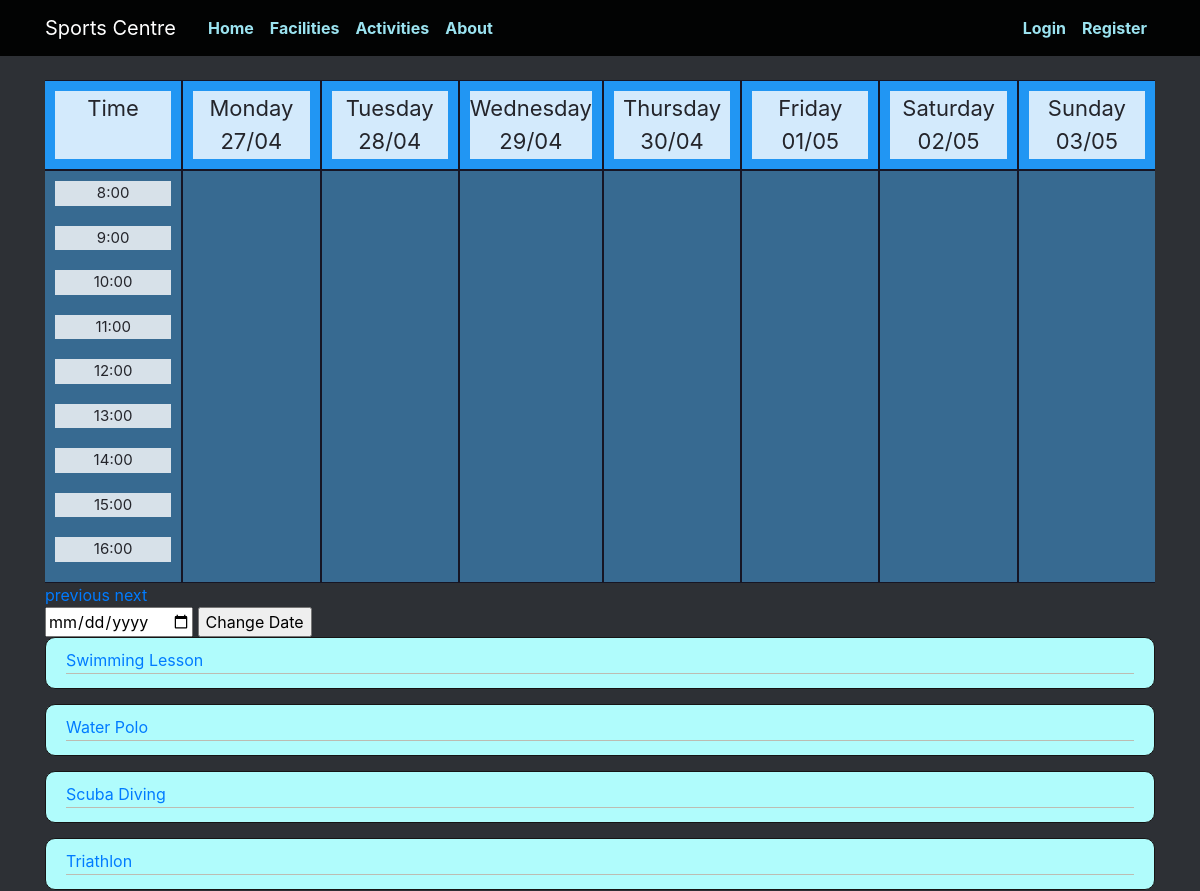
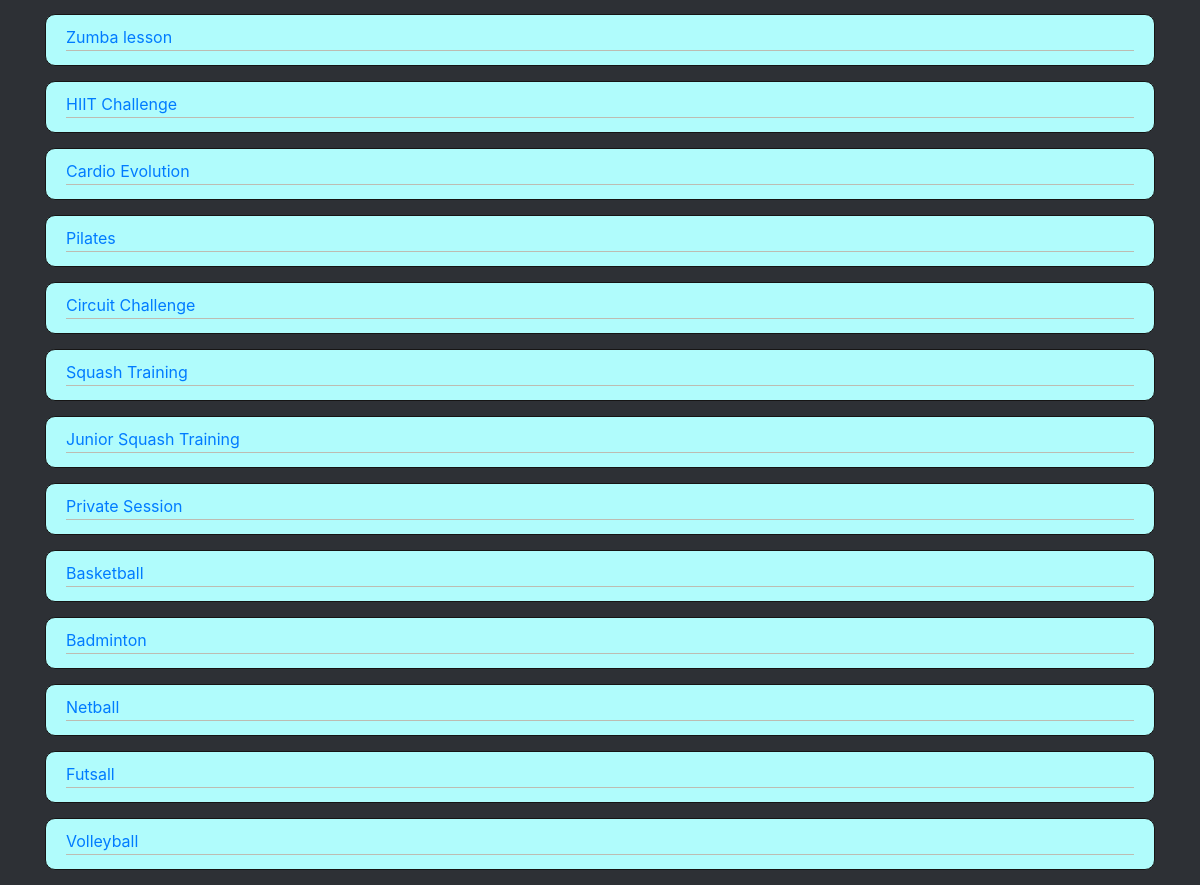
The page /activities/2020/17 on the database its author committed (2 pictures, top to bottom).
### app/models.py (models this page shows)
class Activity(db.Model):
  id = db.Column(db.Integer, primary_key=True)
  facility = db.Column(db.Integer, db.ForeignKey('facility.id'), nullable=False)
  name = db.Column(db.String)
  url = db.Column(db.String(100))

### app/views.py (the view)
@app.route('/activities/<int:year>/<int:week>', methods = ['GET', 'POST'])
def activities_timetable(year, week):
  tform = ChangeTimetable()
  if tform.validate_on_submit():
    date_choice = tform.date.data
    week = int(get_week_number(date_choice))
    year = int(get_year_number(date_choice))
    return redirect(url_for('activities_timetable', year=year, week=week))
  bookings = []
  for i in range(8):
    b = models.Booking.query.order_by(models.Booking.id.asc()).filter_by(week=week).filter_by(year=year)
    filtered_b = []
    for query in b:
      if query.datetime.weekday() == i-1 and query.activity != -1:
        filtered_b.append(query)
    bookings.append(filtered_b)
  activity = models.Activity.query.order_by(models.Activity.id.asc())
  dates = get_dates_for_week(year, week)
  return render_template('activities.html', title='Activities', bookings=bookings, year=year, week=week, activity=activity, url='/activities', dates=dates, tform=tform)

### app/forms.py
class ChangeTimetable(FlaskForm):
  date = DateField('Date')
  submit = SubmitField('Change Date')

### app/views.py (called while the page is built)
def get_dates_for_week(year, week):
  date = datetime.strptime(str(year), "%Y")
  date += timedelta(weeks=week)
  dates = []
  while date.weekday() != 0:
    date += timedelta(days=-1)
  for i in range(7):
    dates.append(datetime.strftime(date + timedelta(days=i), '%d/%m'))
  return dates

### app/templates/activities.html (shortened to what this page needs)
{% extends "timetable.html" %}
{% block bottom %}
  {% for activity in activity %}
  <article class="media content-section">
    <div class="media-body">
      <div class="article-metadata">
        <a class="mr-2" href="{{ url_for( 'show_activity', activity_url=activity.url, year=year, week=week ) }}">{{ activity.name }}</a>
      </div>
    </div>
  </article>
  {% endfor %}
{% endblock %}

### app/static/style.css (style rules this page uses)
body { background: rgb(45, 48, 53); color: rgb(36, 37, 43); margin-top: 5rem; }
.content-section { background: #b0fcfc; padding: 10px 20px; border: 1px solid #161515; border-radius: 10px; margin-bottom: 15px; }
.article-metadata { padding-bottom: 1px; margin-bottom: 4px; border-bottom: 1px solid #bdbcb2 }

### rows shown on the page
Activity: name "Swimming Lesson"
Activity: name "Water Polo"
Activity: name "Scuba Diving"
Activity: name "Triathlon"
Activity: name "Zumba lesson"
Activity: name "HIIT Challenge"
Activity: name "Cardio Evolution"
Activity: name "Pilates"
Activity: name "Circuit Challenge"
Activity: name "Squash Training"
Activity: name "Junior Squash Training"
Activity: name "Private Session"
Activity: name "Basketball"
Activity: name "Badminton"
Activity: name "Netball"
Activity: name "Futsall"
Activity: name "Volleyball"

### other values the page prints
{{ day }} "Monday" "Tuesday" "Wednesday" "Thursday" "Friday" "Saturday" "Sunday"
{{ dates[loop.index0] }} "27/04" "28/04" "29/04" "30/04" "01/05" "02/05" "03/05"
{{ time }} "8:00" "9:00" "10:00" "11:00" "12:00" "13:00" "14:00" "15:00" "16:00"
